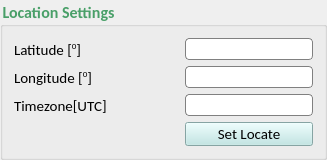
           <widget class="QGroupBox" name="FirmwareU_12">
            <property name="sizePolicy">
             <sizepolicy hsizetype="Fixed" vsizetype="Fixed">
              <horstretch>0</horstretch>
              <verstretch>0</verstretch>
             </sizepolicy>
            </property>
            <property name="minimumSize">
             <size>
              <width>327</width>
              <height>0</height>
             </size>
            </property>
            <property name="maximumSize">
             <size>
              <width>16777215</width>
              <height>16777215</height>
             </size>
            </property>
            <property name="font">
             <font>
              <family>Calibri</family>
              <pointsize>12</pointsize>
              <weight>75</weight>
              <bold>true</bold>
              <kerning>true</kerning>
             </font>
            </property>
            <property name="styleSheet">
             <string notr="true">color: #499F68;</string>
            </property>
            <property name="title">
             <string>Location Settings</string>
            </property>
            <layout class="QGridLayout" name="gridLayout_5">
             <item row="0" column="0">
              <layout class="QGridLayout" name="gridLayout_4">
               <item row="0" column="0">
                <layout class="QGridLayout" name="gridLayout_3">
                 <item row="3" column="0">
                  <widget class="QLabel" name="ADC2offdigline_23">
                   <property name="minimumSize">
                    <size>
                     <width>125</width>
                     <height>20</height>
                    </size>
                   </property>
                   <property name="maximumSize">
                    <size>
                     <width>150</width>
                     <height>20</height>
                    </size>
                   </property>
                   <property name="font">
                    <font>
                     <family>Calibri</family>
                     <pointsize>11</pointsize>
                     <weight>50</weight>
                     <bold>false</bold>
                     <kerning>true</kerning>
                    </font>
                   </property>
                   <property name="styleSheet">
                    <string notr="true">color: rgb(0,0,0);</string>
                   </property>
                   <property name="text">
                    <string/>
                   </property>
                  </widget>
                 </item>
                 <item row="1" column="0">
                  <widget class="QLabel" name="ADC2offdigline_22">
                   <property name="minimumSize">
                    <size>
                     <width>125</width>
                     <height>20</height>
                    </size>
                   </property>
                   <property name="maximumSize">
                    <size>
                     <width>150</width>
                     <height>20</height>
                    </size>
                   </property>
                   <property name="font">
                    <font>
                     <family>Calibri</family>
                     <pointsize>11</pointsize>
                     <weight>50</weight>
                     <bold>false</bold>
                     <kerning>true</kerning>
                    </font>
                   </property>
                   <property name="styleSheet">
                    <string notr="true">color: rgb(0,0,0);</string>
                   </property>
                   <property name="text">
                    <string>&lt;html&gt;&lt;head/&gt;&lt;body&gt;&lt;p&gt;Longitude [&lt;span style=&quot; vertical-align:super;&quot;&gt;0&lt;/span&gt;]&lt;/p&gt;&lt;/body&gt;&lt;/html&gt;</string>
                   </property>
                  </widget>
                 </item>
                 <item row="2" column="0">
                  <widget class="QLabel" name="label">
                   <property name="maximumSize">
                    <size>
                     <width>16777215</width>
                     <height>20</height>
                    </size>
                   </property>
                   <property name="palette">
                    <palette>
                     <active>
                      <colorrole role="WindowText">
                       <brush brushstyle="SolidPattern">
                        <color alpha="255">
                         <red>0</red>
                         <green>0</green>
                         <blue>0</blue>
                        </color>
                       </brush>
                      </colorrole>
                      <colorrole role="Text">
                       <brush brushstyle="SolidPattern">
                        <color alpha="255">
                         <red>0</red>
                         <green>0</green>
                         <blue>0</blue>
                        </color>
                       </brush>
                      </colorrole>
                      <colorrole role="ButtonText">
                       <brush brushstyle="SolidPattern">
                        <color alpha="255">
                         <red>0</red>
                         <green>0</green>
                         <blue>0</blue>
                        </color>
                       </brush>
                      </colorrole>
                      <colorrole role="PlaceholderText">
                       <brush brushstyle="NoBrush">
                        <color alpha="128">
                         <red>0</red>
                         <green>0</green>
                         <blue>0</blue>
                        </color>
                       </brush>
                      </colorrole>
                     </active>
                     <inactive>
                      <colorrole role="WindowText">
                       <brush brushstyle="SolidPattern">
                        <color alpha="255">
                         <red>0</red>
                         <green>0</green>
                         <blue>0</blue>
                        </color>
                       </brush>
                      </colorrole>
                      <colorrole role="Text">
                       <brush brushstyle="SolidPattern">
                        <color alpha="255">
                         <red>0</red>
                         <green>0</green>
                         <blue>0</blue>
                        </color>
                       </brush>
                      </colorrole>
                      <colorrole role="ButtonText">
                       <brush brushstyle="SolidPattern">
                        <color alpha="255">
                         <red>0</red>
                         <green>0</green>
                         <blue>0</blue>
                        </color>
                       </brush>
                      </colorrole>
                      <colorrole role="PlaceholderText">
                       <brush brushstyle="NoBrush">
                        <color alpha="128">
                         <red>0</red>
                         <green>0</green>
                         <blue>0</blue>
                        </color>
                       </brush>
                      </colorrole>
                     </inactive>
                     <disabled>
                      <colorrole role="WindowText">
                       <brush brushstyle="SolidPattern">
                        <color alpha="255">
                         <red>0</red>
                         <green>0</green>
                         <blue>0</blue>
                        </color>
                       </brush>
                      </colorrole>
                      <colorrole role="Text">
                       <brush brushstyle="SolidPattern">
                        <color alpha="255">
                         <red>0</red>
                         <green>0</green>
                         <blue>0</blue>
                        </color>
                       </brush>
                      </colorrole>
                      <colorrole role="ButtonText">
                       <brush brushstyle="SolidPattern">
                        <color alpha="255">
                         <red>0</red>
                         <green>0</green>
                         <blue>0</blue>
                        </color>
                       </brush>
                      </colorrole>
                      <colorrole role="PlaceholderText">
                       <brush brushstyle="NoBrush">
                        <color alpha="128">
                         <red>0</red>
                         <green>0</green>
                         <blue>0</blue>
                        </color>
                       </brush>
                      </colorrole>
                     </disabled>
                    </palette>
                   </property>
                   <property name="font">
                    <font>
                     <family>Calibri</family>
                     <pointsize>11</pointsize>
                    </font>
                   </property>
                   <property name="styleSheet">
                    <string notr="true">color: rgb(0,0,0);</string>
                   </property>
                   <property name="text">
                    <string>&lt;html&gt;&lt;head/&gt;&lt;body&gt;&lt;p&gt;Timezone[UTC]&lt;/p&gt;&lt;/body&gt;&lt;/html&gt;</string>
                   </property>
                  </widget>
                 </item>
                 <item row="0" column="0">
                  <widget class="QLabel" name="ADC2offdigline_21">
                   <property name="minimumSize">
                    <size>
                     <width>125</width>
                     <height>20</height>
                    </size>
                   </property>
                   <property name="maximumSize">
                    <size>
                     <width>150</width>
                     <height>20</height>
                    </size>
                   </property>
                   <property name="font">
                    <font>
                     <family>Calibri</family>
                     <pointsize>11</pointsize>
                     <weight>50</weight>
                     <bold>false</bold>
                     <kerning>true</kerning>
                    </font>
                   </property>
                   <property name="styleSheet">
                    <string notr="true">color: rgb(0,0,0);</string>
                   </property>
                   <property name="text">
                    <string>&lt;html&gt;&lt;head/&gt;&lt;body&gt;&lt;p&gt;Latitude [&lt;span style=&quot; vertical-align:super;&quot;&gt;0&lt;/span&gt;]&lt;/p&gt;&lt;/body&gt;&lt;/html&gt;</string>
                   </property>
                  </widget>
                 </item>
                </layout>
               </item>
               <item row="0" column="2">
                <layout class="QGridLayout" name="gridLayout_2">
                 <item row="0" column="0">
                  <widget class="QLineEdit" name="latitude">
                   <property name="sizePolicy">
                    <sizepolicy hsizetype="Expanding" vsizetype="Fixed">
                     <horstretch>0</horstretch>
                     <verstretch>0</verstretch>
                    </sizepolicy>
                   </property>
                   <property name="minimumSize">
                    <size>
                     <width>0</width>
                     <height>0</height>
                    </size>
                   </property>
                   <property name="maximumSize">
                    <size>
                     <width>16777215</width>
                     <height>22</height>
                    </size>
                   </property>
                   <property name="font">
                    <font>
                     <family>Calibri</family>
                     <pointsize>11</pointsize>
                     <weight>50</weight>
                     <bold>false</bold>
                    </font>
                   </property>
                   <property name="styleSheet">
                    <string notr="true">border: 1px solid gray;
border-radius: 4px;color:rgb(0,0,0);</string>
                   </property>
                  </widget>
                 </item>
                 <item row="3" column="0">
                  <widget class="QPushButton" name="setLocateBtn">
                   <property name="minimumSize">
                    <size>
                     <width>0</width>
                     <height>22</height>
                    </size>
                   </property>
                   <property name="maximumSize">
                    <size>
                     <width>16777215</width>
                     <height>24</height>
                    </size>
                   </property>
                   <property name="font">
                    <font>
                     <family>Calibri</family>
                     <pointsize>11</pointsize>
                     <weight>50</weight>
                     <bold>false</bold>
                    </font>
                   </property>
                   <property name="cursor">
                    <cursorShape>PointingHandCursor</cursorShape>
                   </property>
                   <property name="styleSheet">
                    <string notr="true">background-color:#BBE6E4;color: rgb(0,0,0);</string>
                   </property>
                   <property name="text">
                    <string>Set Locate</string>
                   </property>
                  </widget>
                 </item>
                 <item row="1" column="0">
                  <widget class="QLineEdit" name="longitude">
                   <property name="sizePolicy">
                    <sizepolicy hsizetype="Expanding" vsizetype="Fixed">
                     <horstretch>0</horstretch>
                     <verstretch>0</verstretch>
                    </sizepolicy>
                   </property>
                   <property name="minimumSize">
                    <size>
                     <width>0</width>
                     <height>0</height>
                    </size>
                   </property>
                   <property name="maximumSize">
                    <size>
                     <width>16777215</width>
                     <height>22</height>
                    </size>
                   </property>
                   <property name="font">
                    <font>
                     <family>Calibri</family>
                     <pointsize>11</pointsize>
                     <weight>50</weight>
                     <bold>false</bold>
                    </font>
                   </property>
                   <property name="styleSheet">
                    <string notr="true">border: 1px solid gray;
border-radius: 4px;color:rgb(0,0,0);</string>
                   </property>
                  </widget>
                 </item>
                 <item row="2" column="0">
                  <widget class="QLineEdit" name="timezone">
                   <property name="maximumSize">
                    <size>
                     <width>16777215</width>
                     <height>22</height>
                    </size>
                   </property>
                   <property name="font">
                    <font>
                     <family>Calibri</family>
                     <pointsize>11</pointsize>
                    </font>
                   </property>
                   <property name="styleSheet">
                    <string notr="true">border: 1px solid gray;
border-radius: 4px;color:rgb(0,0,0);</string>
                   </property>
                  </widget>
                 </item>
                </layout>
               </item>
               <item row="0" column="1">
                <spacer name="horizontalSpacer_2">
                 <property name="orientation">
                  <enum>Qt::Horizontal</enum>
                 </property>
                 <property name="sizeType">
                  <enum>QSizePolicy::Minimum</enum>
                 </property>
                 <property name="sizeHint" stdset="0">
                  <size>
                   <width>40</width>
                   <height>20</height>
                  </size>
                 </property>
                </spacer>
               </item>
              </layout>
             </item>
            </layout>
           </widget>
